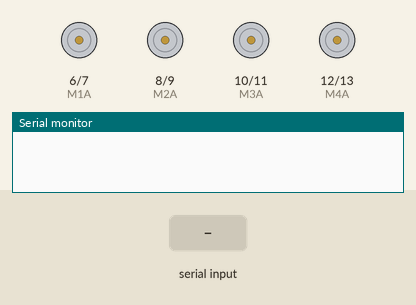
This sketch was run on a simulated Arduino Uno, built with avr-gcc and run on an emulated ATmega328P. Shown: motor-driver pin pairs drawn as motors (green arrow = first pin HIGH = forward, orange = second pin HIGH = backward, longer = more drive), the last lines printed to the serial monitor. The test bench sets the inputs (shaded band).

Above: at 1.2 s.
1.3 s: "F" received over Serial
At 1.4 s:
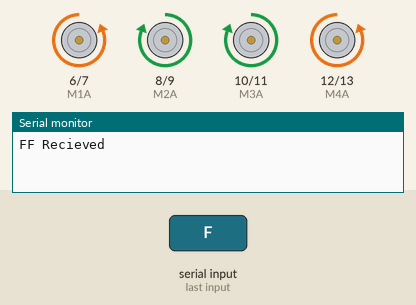
3.0 s: "B" received over Serial
At 3.1 s:
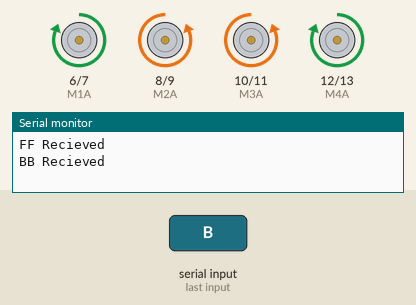
4.7 s: "L" received over Serial
At 4.8 s:
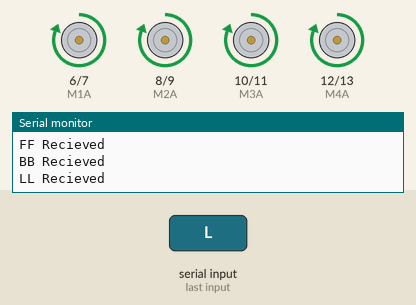
6.4 s: "R" received over Serial
At 6.5 s:
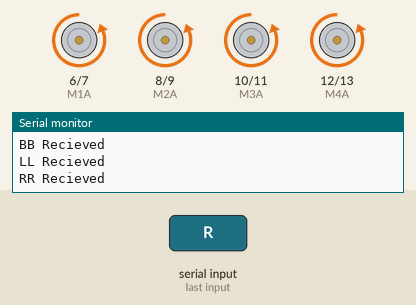
Timing chart, 0 to 9.1 s (numbered marks = the images above; inputs shaded):
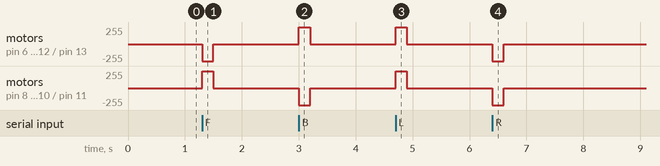

The sketch:

car_code.ino
```cpp
const int M1A = 6;
const int M1B = 7;

const int M2A = 8;
const int M2B = 9;

const int M3A = 10;
const int M3B = 11;

const int M4A = 12;
const int M4B = 13;


void setup() {
  Serial.begin(38400); // Initialize serial communication for HC-05 bluetooth modules

  pinMode(M1A, OUTPUT);
  pinMode(M1B, OUTPUT);
  pinMode(M2A, OUTPUT);
  pinMode(M2B, OUTPUT);
  pinMode(M3A, OUTPUT);
  pinMode(M3B, OUTPUT);
  pinMode(M4A, OUTPUT);
  pinMode(M4B, OUTPUT);
}


void loop() {
  // Checks if data is able to be read between HC-05 modules
  if (Serial.available() > 0) {
    char receivedChar = Serial.read(); // Reads incoming character
    Serial.write(receivedChar);
    if (receivedChar == 'F') {
      Serial.println("F Recieved");
      digitalWrite(M1B, HIGH);
      digitalWrite(M2A, HIGH);
      digitalWrite(M3A, HIGH);
      digitalWrite(M4B, HIGH);
      delay(200);
      digitalWrite(M1B, LOW);
      digitalWrite(M2A, LOW);
      digitalWrite(M3A, LOW);
      digitalWrite(M4B, LOW);
    } else if (receivedChar == 'B') {
        Serial.println("B Recieved");
        digitalWrite(M1A, HIGH);
        digitalWrite(M2B, HIGH);
        digitalWrite(M3B, HIGH);
        digitalWrite(M4A, HIGH);
        delay(200);
        digitalWrite(M1A, LOW);
        digitalWrite(M2B, LOW);
        digitalWrite(M3B, LOW);
        digitalWrite(M4A, LOW);
      } else if (receivedChar == 'L') {
        Serial.println("L Recieved");
        digitalWrite(M1A, HIGH);
        digitalWrite(M2A, HIGH);
        digitalWrite(M3A, HIGH);
        digitalWrite(M4A, HIGH);
        delay(200);
        digitalWrite(M1A, LOW);
        digitalWrite(M2A, LOW);
        digitalWrite(M3A, LOW);
        digitalWrite(M4A, LOW);
      } else if (receivedChar == 'R') {
        Serial.println("R Recieved");
        digitalWrite(M1B, HIGH);
        digitalWrite(M2B, HIGH);
        digitalWrite(M3B, HIGH);
        digitalWrite(M4B, HIGH);
        delay(200);
        digitalWrite(M1B, LOW);
        digitalWrite(M2B, LOW);
        digitalWrite(M3B, LOW);
        digitalWrite(M4B, LOW);
      }
  }
}       
```

Measured:
- after the input at 1.3 s, motor on pin 6 (M1A) / pin 7 (M1B), motor on pin 12 (M4A) / pin 13 (M4B): stopped → backward 255/255 at once, → stopped 0.20 s later; motor on pin 8 (M2A) / pin 9 (M2B), motor on pin 10 (M3A) / pin 11 (M3B): stopped → forward 255/255 at once, → stopped 0.20 s later
- after the input at 3.0 s, motor on pin 6 (M1A) / pin 7 (M1B), motor on pin 12 (M4A) / pin 13 (M4B): stopped → forward 255/255 at once, → stopped 0.20 s later; motor on pin 8 (M2A) / pin 9 (M2B), motor on pin 10 (M3A) / pin 11 (M3B): stopped → backward 255/255 at once, → stopped 0.20 s later
- after the input at 4.7 s, motor on pin 6 (M1A) / pin 7 (M1B), motor on pin 8 (M2A) / pin 9 (M2B), motor on pin 10 (M3A) / pin 11 (M3B), motor on pin 12 (M4A) / pin 13 (M4B): stopped → forward 255/255 at once, → stopped 0.20 s later
- after the input at 6.4 s, motor on pin 6 (M1A) / pin 7 (M1B), motor on pin 8 (M2A) / pin 9 (M2B), motor on pin 10 (M3A) / pin 11 (M3B), motor on pin 12 (M4A) / pin 13 (M4B): stopped → backward 255/255 at once, → stopped 0.20 s later
